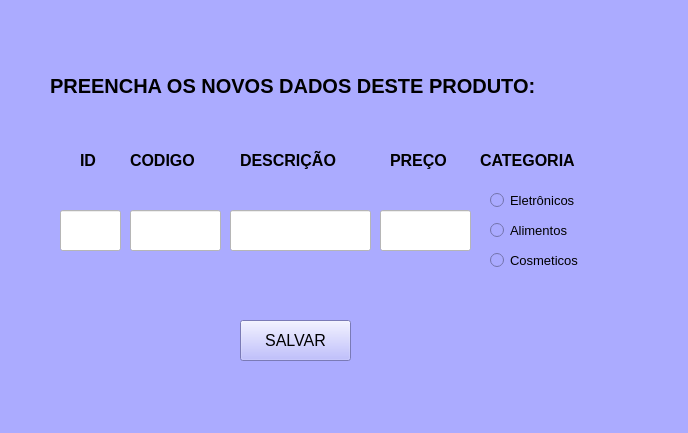
<?xml version="1.0" encoding="UTF-8"?>
<ui version="4.0">
 <class>MainWindow</class>
 <widget class="QMainWindow" name="MainWindow">
  <property name="geometry">
   <rect>
    <x>0</x>
    <y>0</y>
    <width>688</width>
    <height>433</height>
   </rect>
  </property>
  <property name="windowTitle">
   <string>MainWindow</string>
  </property>
  <property name="styleSheet">
   <string notr="true">background-color: rgb(171, 171, 255);</string>
  </property>
  <widget class="QWidget" name="centralwidget">
   <widget class="QLabel" name="label">
    <property name="geometry">
     <rect>
      <x>50</x>
      <y>-60</y>
      <width>611</width>
      <height>291</height>
     </rect>
    </property>
    <property name="font">
     <font>
      <pointsize>15</pointsize>
      <weight>75</weight>
      <bold>true</bold>
     </font>
    </property>
    <property name="text">
     <string>PREENCHA OS NOVOS DADOS DESTE PRODUTO:</string>
    </property>
   </widget>
   <widget class="QLabel" name="label_2">
    <property name="geometry">
     <rect>
      <x>80</x>
      <y>150</y>
      <width>51</width>
      <height>21</height>
     </rect>
    </property>
    <property name="font">
     <font>
      <pointsize>12</pointsize>
      <weight>75</weight>
      <bold>true</bold>
     </font>
    </property>
    <property name="text">
     <string>ID</string>
    </property>
   </widget>
   <widget class="QLabel" name="label_3">
    <property name="geometry">
     <rect>
      <x>130</x>
      <y>150</y>
      <width>91</width>
      <height>21</height>
     </rect>
    </property>
    <property name="font">
     <font>
      <pointsize>12</pointsize>
      <weight>75</weight>
      <bold>true</bold>
     </font>
    </property>
    <property name="text">
     <string>CODIGO</string>
    </property>
   </widget>
   <widget class="QLabel" name="label_4">
    <property name="geometry">
     <rect>
      <x>240</x>
      <y>150</y>
      <width>131</width>
      <height>21</height>
     </rect>
    </property>
    <property name="font">
     <font>
      <pointsize>12</pointsize>
      <weight>75</weight>
      <bold>true</bold>
     </font>
    </property>
    <property name="text">
     <string>DESCRIÇÃO</string>
    </property>
   </widget>
   <widget class="QLabel" name="label_5">
    <property name="geometry">
     <rect>
      <x>480</x>
      <y>140</y>
      <width>131</width>
      <height>41</height>
     </rect>
    </property>
    <property name="font">
     <font>
      <pointsize>12</pointsize>
      <weight>75</weight>
      <bold>true</bold>
     </font>
    </property>
    <property name="text">
     <string>CATEGORIA</string>
    </property>
   </widget>
   <widget class="QLabel" name="label_6">
    <property name="geometry">
     <rect>
      <x>390</x>
      <y>150</y>
      <width>81</width>
      <height>21</height>
     </rect>
    </property>
    <property name="font">
     <font>
      <pointsize>12</pointsize>
      <weight>75</weight>
      <bold>true</bold>
     </font>
    </property>
    <property name="text">
     <string>PREÇO</string>
    </property>
   </widget>
   <widget class="QLineEdit" name="lineEdit">
    <property name="geometry">
     <rect>
      <x>60</x>
      <y>210</y>
      <width>61</width>
      <height>41</height>
     </rect>
    </property>
    <property name="styleSheet">
     <string notr="true">background-color: rgb(255, 255, 255);</string>
    </property>
   </widget>
   <widget class="QLineEdit" name="lineEdit_3">
    <property name="geometry">
     <rect>
      <x>380</x>
      <y>210</y>
      <width>91</width>
      <height>41</height>
     </rect>
    </property>
    <property name="styleSheet">
     <string notr="true">background-color: rgb(255, 255, 255);</string>
    </property>
   </widget>
   <widget class="QLineEdit" name="lineEdit_4">
    <property name="geometry">
     <rect>
      <x>230</x>
      <y>210</y>
      <width>141</width>
      <height>41</height>
     </rect>
    </property>
    <property name="styleSheet">
     <string notr="true">background-color: rgb(255, 255, 255);</string>
    </property>
   </widget>
   <widget class="QLineEdit" name="lineEdit_5">
    <property name="geometry">
     <rect>
      <x>130</x>
      <y>210</y>
      <width>91</width>
      <height>41</height>
     </rect>
    </property>
    <property name="styleSheet">
     <string notr="true">background-color: rgb(255, 255, 255);</string>
    </property>
   </widget>
   <widget class="QRadioButton" name="radioButton">
    <property name="geometry">
     <rect>
      <x>490</x>
      <y>190</y>
      <width>111</width>
      <height>21</height>
     </rect>
    </property>
    <property name="font">
     <font>
      <pointsize>10</pointsize>
     </font>
    </property>
    <property name="text">
     <string>Eletrônicos</string>
    </property>
   </widget>
   <widget class="QRadioButton" name="radioButton_2">
    <property name="geometry">
     <rect>
      <x>490</x>
      <y>220</y>
      <width>101</width>
      <height>21</height>
     </rect>
    </property>
    <property name="font">
     <font>
      <pointsize>10</pointsize>
     </font>
    </property>
    <property name="text">
     <string>Alimentos</string>
    </property>
   </widget>
   <widget class="QRadioButton" name="radioButton_3">
    <property name="geometry">
     <rect>
      <x>490</x>
      <y>250</y>
      <width>121</width>
      <height>21</height>
     </rect>
    </property>
    <property name="font">
     <font>
      <pointsize>10</pointsize>
     </font>
    </property>
    <property name="text">
     <string>Cosmeticos</string>
    </property>
   </widget>
   <widget class="QPushButton" name="pushButton">
    <property name="geometry">
     <rect>
      <x>240</x>
      <y>320</y>
      <width>111</width>
      <height>41</height>
     </rect>
    </property>
    <property name="font">
     <font>
      <pointsize>12</pointsize>
      <weight>50</weight>
      <bold>false</bold>
     </font>
    </property>
    <property name="text">
     <string>SALVAR</string>
    </property>
   </widget>
  </widget>
  <widget class="QMenuBar" name="menubar">
   <property name="geometry">
    <rect>
     <x>0</x>
     <y>0</y>
     <width>688</width>
     <height>26</height>
    </rect>
   </property>
  </widget>
  <widget class="QStatusBar" name="statusbar"/>
 </widget>
 <resources/>
 <connections/>
</ui>
